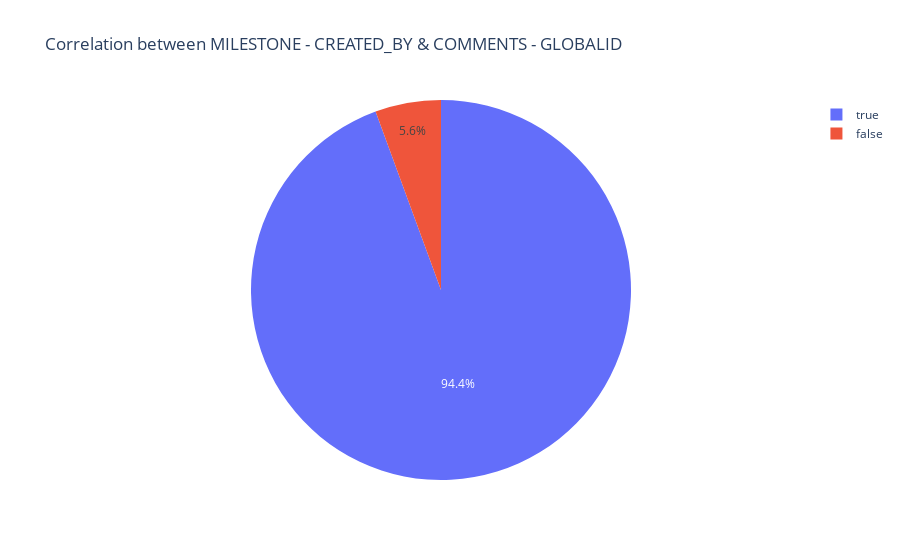

The code cell stored with this chart in its notebook:
### Code cell
fig = px.pie(
    mile_and_com_corr, 
    values='counts', names='value_cat',
    title='Correlation between MILESTONE - CREATED_BY & COMMENTS - GLOBALID'
            )
fig.show()

### Figure 1 — Plotly figure (JSON) as saved in the notebook; plotly's stock layout.template omitted (floating-point values rounded to 4 significant figures)
{"data": [{"domain": {"x": [0, 1], "y": [0, 1]}, "hovertemplate": "value_cat=%{label}<br>counts=%{value}<extra></extra>", "labels": [true, false], "legendgroup": "", "name": "", "showlegend": true, "type": "pie", "values": [38622, 2289]}], "layout": {"legend": {"tracegroupgap": 0}, "title": {"text": "Correlation between MILESTONE - CREATED_BY & COMMENTS - GLOBALID"}}}
